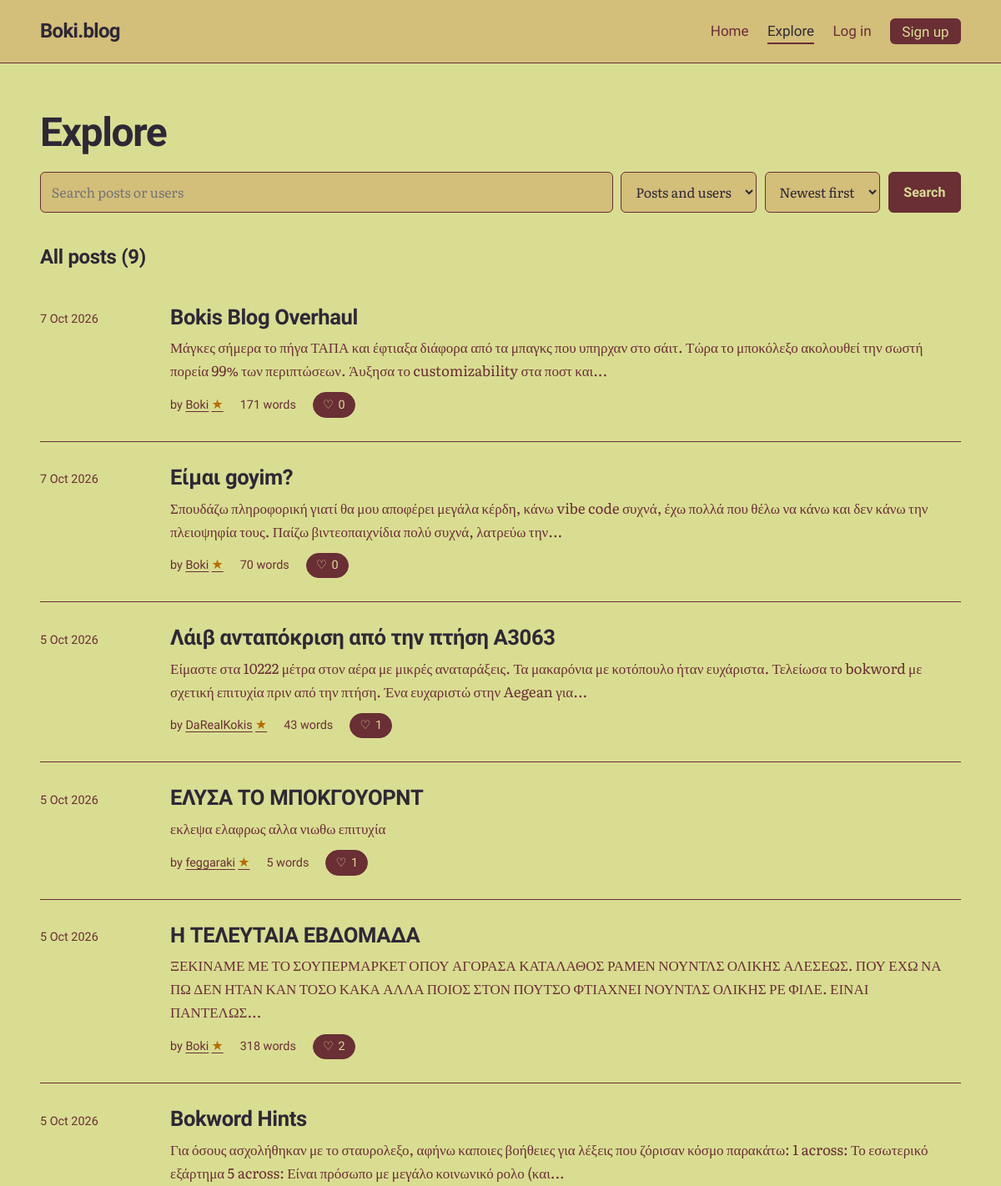
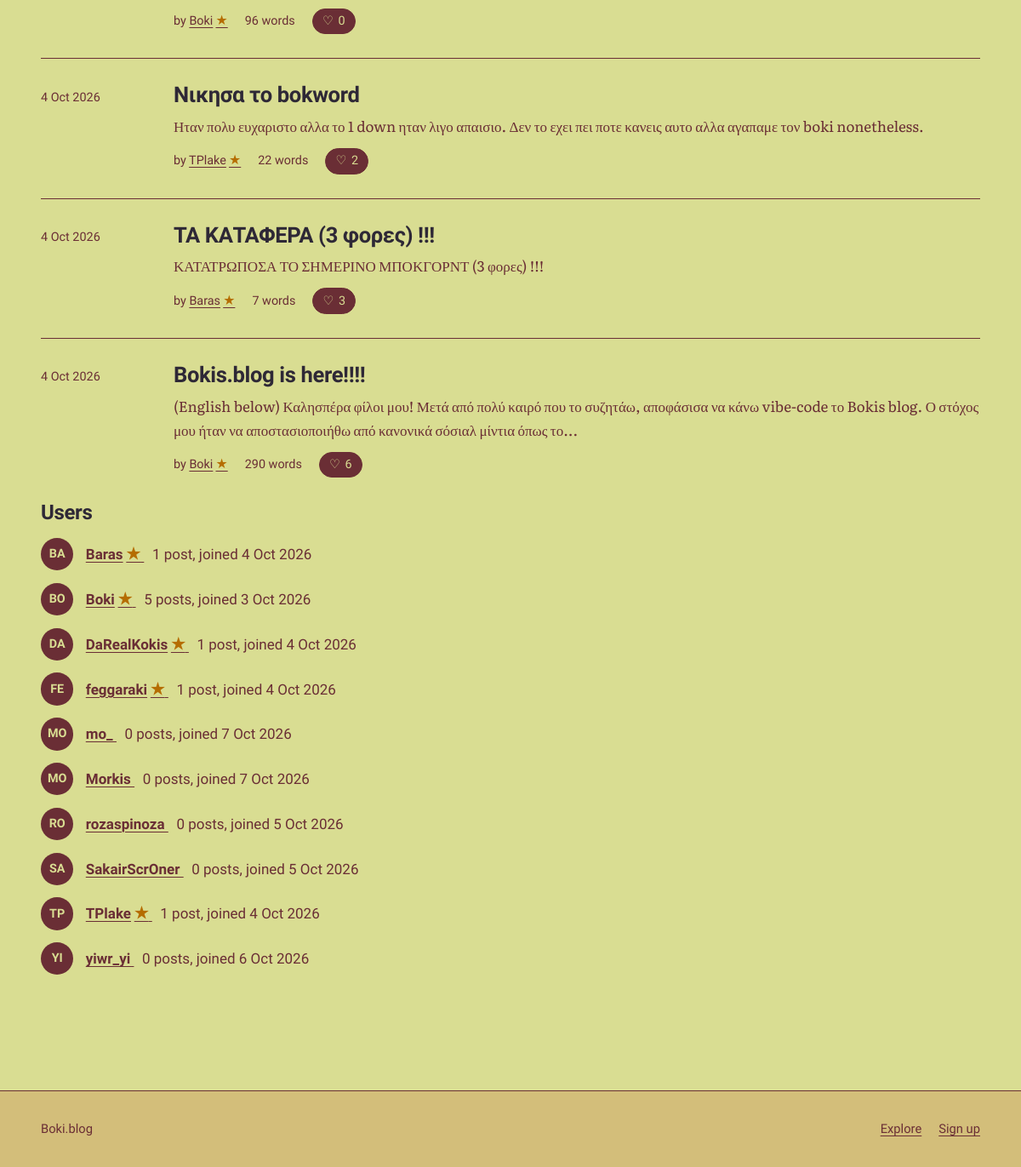
Before: /explore with the older database file (2 pictures, top to bottom).
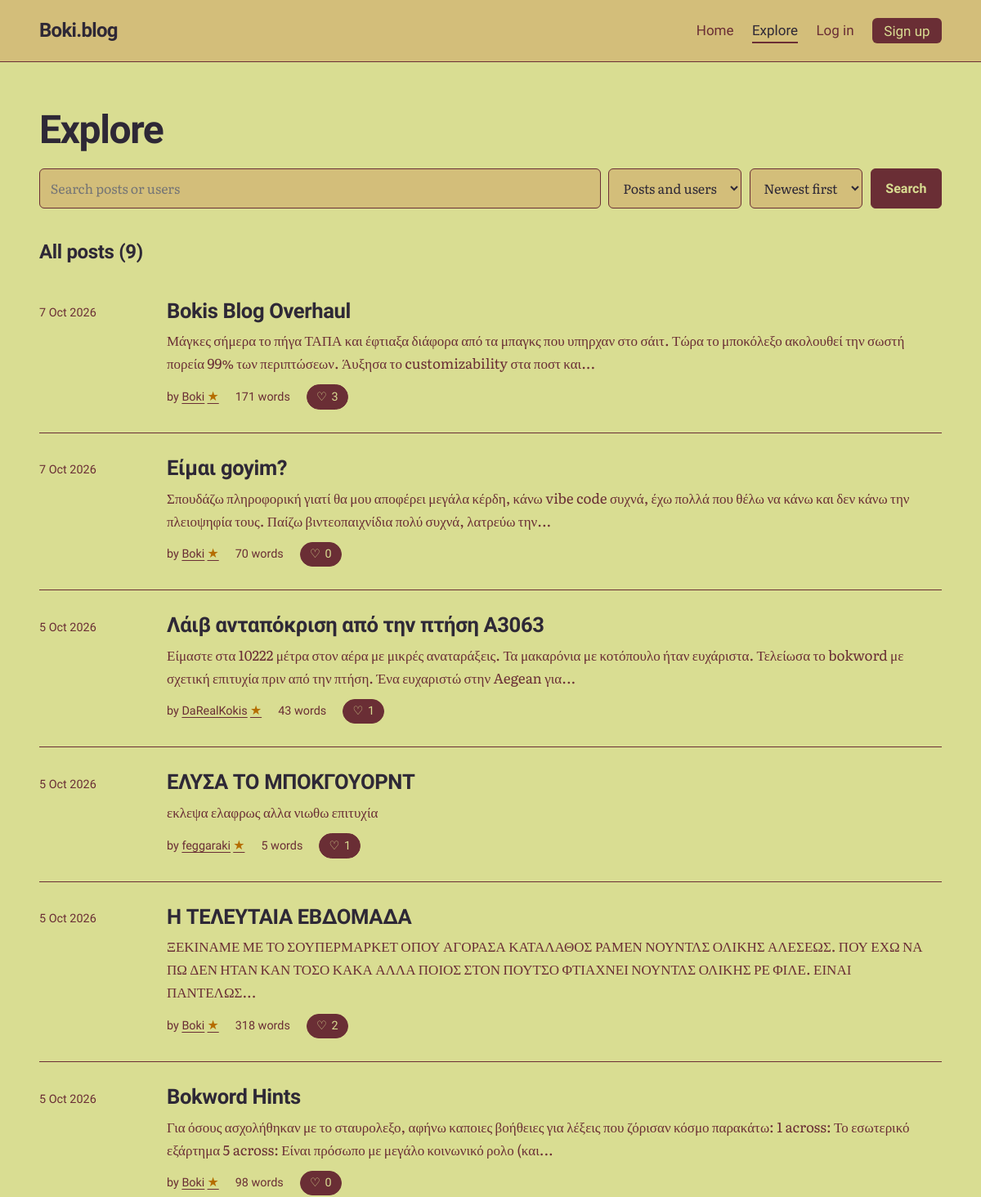
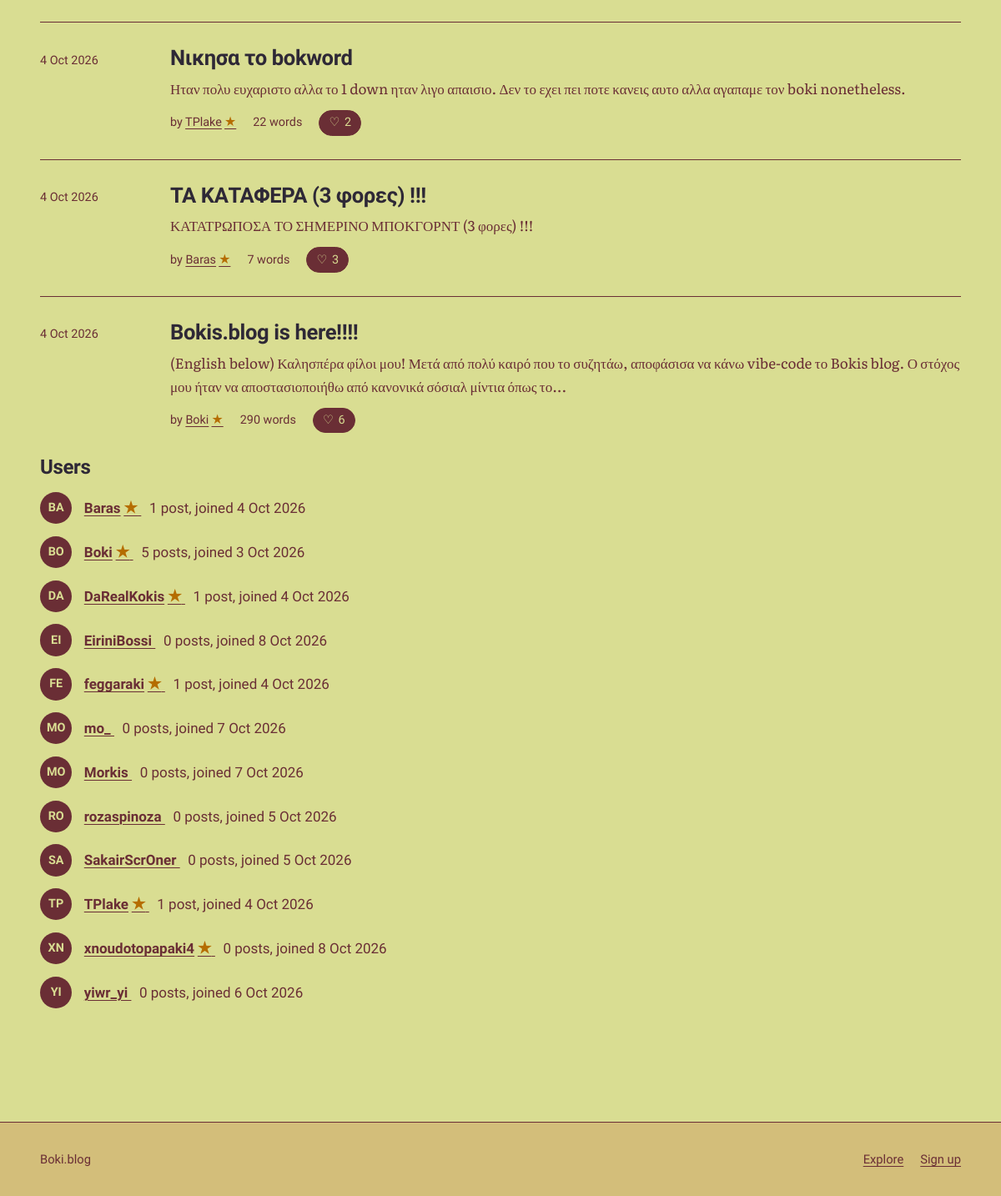
After: the same page with the newer database file (2 pictures, top to bottom).
### tables this page shows
CREATE TABLE posts (
    id         INTEGER PRIMARY KEY,
    user_id    INTEGER NOT NULL REFERENCES users(id) ON DELETE CASCADE,
    title      TEXT NOT NULL,
    body       TEXT NOT NULL,
    created_at TEXT NOT NULL DEFAULT (datetime('now')),
    updated_at TEXT,
    image      TEXT,
    text_color TEXT NOT NULL DEFAULT '#2E2836',
    title_color TEXT NOT NULL DEFAULT '#2E2836',
    background_color TEXT NOT NULL DEFAULT '#D9DD92'
, accent_color TEXT NOT NULL DEFAULT '#6A2E35', surface_color TEXT NOT NULL DEFAULT '#D3BE7A', button_text_color TEXT NOT NULL DEFAULT '#D9DD92');

CREATE TABLE users (
    id            INTEGER PRIMARY KEY,
    username      TEXT NOT NULL UNIQUE COLLATE NOCASE,
    password_hash TEXT NOT NULL,
    is_admin      INTEGER NOT NULL DEFAULT 0,
    created_at    TEXT NOT NULL DEFAULT (datetime('now')),
    bio           TEXT NOT NULL DEFAULT '',
    avatar        TEXT,
    profile_bg    TEXT NOT NULL DEFAULT '#D9DD92',
    profile_text  TEXT NOT NULL DEFAULT '#2E2836'
, avatar_position_x INTEGER NOT NULL DEFAULT 50, avatar_position_y INTEGER NOT NULL DEFAULT 50, bokword_victories INTEGER NOT NULL DEFAULT 0, boknections_victories INTEGER NOT NULL DEFAULT 0);

### app.py (the view)
@app.get("/explore")
def explore():
    q = request.args.get("q", "").strip()[:100]
    kind = request.args.get("type", "all")
    sort = request.args.get("sort", "new")
    if kind not in ("all", "posts", "users"):
        kind = "all"
    if sort not in SORTS:
        sort = "new"
    page = request.args.get("page", 1, type=int)
    users, posts, total, pages = [], [], 0, 1
    if q:
        pattern = like_pattern(q)
        if kind in ("all", "users"):
            users = db().execute(
                """SELECT u.username, u.created_at,
                          EXISTS(
                            SELECT 1 FROM crossword_completions c
                            JOIN crossword_state s ON s.id = 1
                            WHERE c.user_id = u.id AND c.puzzle_version = s.version
                          ) AS crossword_star,
                          (SELECT COUNT(*) FROM posts WHERE user_id = u.id) AS post_count
                   FROM users u WHERE u.username LIKE ? ESCAPE '\\'
                   ORDER BY u.username LIMIT 20""", (pattern,)).fetchall()
        if kind in ("all", "posts"):
            posts, total, page, pages = fetch_posts(
                "(p.title LIKE ? ESCAPE '\\' OR p.body LIKE ? ESCAPE '\\' "
                "OR u.username LIKE ? ESCAPE '\\')",
                (pattern, pattern, pattern), sort, page)
    else:
        if kind in ("all", "users"):
            users = db().execute(
                """SELECT u.username, u.created_at,
                          EXISTS(
                            SELECT 1 FROM crossword_completions c
                            JOIN crossword_state s ON s.id = 1
                            WHERE c.user_id = u.id AND c.puzzle_version = s.version
                          ) AS crossword_star,
                          (SELECT COUNT(*) FROM posts WHERE user_id = u.id) AS post_count
                   FROM users u
                   ORDER BY u.username LIMIT 20""").fetchall()
        if kind in ("all", "posts"):
            posts, total, page, pages = fetch_posts(sort=sort, page=page)
    return render_template("explore.html", q=q, kind=kind, sort=sort, users=users,
                           posts=posts, total=total, page=page, pages=pages)

### app.py (called while the page is built, shortened)
def db():
    if "db" not in g:
        g.db = sqlite3.connect(DB_PATH)
        g.db.row_factory = sqlite3.Row
        g.db.execute("PRAGMA foreign_keys = ON")
    return g.db

def get_setting(key):
    row = db().execute("SELECT value FROM settings WHERE key = ?", (key,)).fetchone()
    return row["value"] if row else None

def viewer_id():
    return g.user["id"] if g.user else -1

def boknections_enabled():
    return get_setting("boknections_enabled") == "1"

def flower_usernames():
    if "flower_users" not in g:
        g.flower_users = set()
        if boknections_enabled():
            rows = db().execute(
                "SELECT u.username FROM boknections_progress p "
                "JOIN boknections_state s ON s.id = 1 AND s.version = p.puzzle_version "
                "JOIN users u ON u.id = p.user_id WHERE p.solved = 1").fetchall()
            g.flower_users = {row["username"] for row in rows}
    return g.flower_users

def fetch_posts(where="1 = 1", params=(), sort="new", page=1):
    total = db().execute(
        f"SELECT COUNT(*) {POST_FROM} WHERE {where}", params).fetchone()[0]
    pages = max(1, -(-total // PER_PAGE))
    page = min(max(page, 1), pages)
    rows = db().execute(
        f"SELECT {POST_COLS} {POST_FROM} WHERE {where} "
        f"ORDER BY {SORTS[sort]} LIMIT ? OFFSET ?",
        (viewer_id(), *params, PER_PAGE, (page - 1) * PER_PAGE)).fetchall()
    return rows, total, page, pages

@app.before_request
def load_user_and_check_csrf():
    g.user = None
    user_id = session.get("user_id")
    if "csrf" not in session:
        session["csrf"] = secrets.token_urlsafe(32)
    if request.method == "POST":
        sent = request.form.get("csrf_token", "")
        if not secrets.compare_digest(sent.encode(), session["csrf"].encode()):
            abort(400, "Your session expired. Go back, reload the page and try again.")

@app.after_request
def security_headers(resp):
    resp.headers["Content-Security-Policy"] = (
        "default-src 'self'; style-src 'self' 'unsafe-inline' https://fonts.googleapis.com; "
        "font-src https://fonts.gstatic.com; img-src 'self' data:; "
        "form-action 'self'; frame-ancestors 'none'; base-uri 'self'")
    resp.headers["X-Content-Type-Options"] = "nosniff"
    resp.headers["Referrer-Policy"] = "same-origin"
    return resp

@app.context_processor
def inject_site():
    return {"site_name": app.config["SITE_NAME"]}

def parse_ts(value):
    return datetime.strptime(value, "%Y-%m-%d %H:%M:%S")

### templates/explore.html (shortened to what this page needs)
{% extends "base.html" %}
{% from "_macros.html" import post_row, pager with context %}
{% from "_macros.html" import user_name %}
{% block content %}
<div class="wrap page">
  <h1 class="page-title">Explore</h1>
  <form class="search" method="get" action="{{ url_for('explore') }}" role="search">
    <input id="q" name="q" type="search" value="{{ q }}" placeholder="Search posts or users" maxlength="100" autocomplete="off">
    <select id="type" name="type">
      <option value="all" {% if kind == 'all' %}selected{% endif %}>Posts and users</option>
    </select>
    <select id="sort" name="sort">
      <option value="new" {% if sort == 'new' %}selected{% endif %}>Newest first</option>
    </select>
    <button class="button" type="submit">Search</button>
  </form>
  {% set next = request.full_path.rstrip('?') %}
  {% if q %}
    {% if kind in ('all', 'posts') %}
      <section aria-labelledby="posts-title">
        <h2 class="section-title" id="posts-title">Posts ({{ total }})</h2>
        {% if posts %}
          <ol class="post-list">{% for p in posts %}{{ post_row(p, next) }}{% endfor %}</ol>
          {{ pager('explore', page, pages, {'q': q, 'type': kind, 'sort': sort}) }}
        {% else %}
          <p class="empty">No posts match &ldquo;{{ q }}&rdquo;. Try fewer or different words.</p>
        {% endif %}
      </section>
    {% endif %}
    {% if kind in ('all', 'users') %}
      <section aria-labelledby="users-title">
        <h2 class="section-title" id="users-title">Users</h2>
        {% if users %}
          <ul class="user-list">
            {% for u in users %}
              <li>
                <span class="avatar small" aria-hidden="true">{{ u.username[:2]|upper }}</span>
                <div>
                  <a href="{{ url_for('profile', username=u.username) }}">{{ user_name(u.username, u.crossword_star) }}</a>
                  <span class="muted">{{ u.post_count }} {{ 'post' if u.post_count == 1 else 'posts' }}, joined {{ u.created_at|date }}</span>
                </div>
              </li>
            {% endfor %}
          </ul>
        {% else %}
          <p class="empty">No users match &ldquo;{{ q }}&rdquo;.</p>
        {% endif %}
      </section>
    {% endif %}
  {% else %}
    {% if kind in ('all', 'posts') %}
      <section aria-labelledby="all-title">
        <h2 class="section-title" id="all-title">All posts ({{ total }})</h2>
        {% if posts %}
          <ol class="post-list">{% for p in posts %}{{ post_row(p, next) }}{% endfor %}</ol>
        {% else %}
          <p class="empty">Nothing has been published yet.</p>
        {% endif %}
      </section>
    {% endif %}
    {% if kind in ('all', 'users') %}
      <section aria-labelledby="users-title">
        <h2 class="section-title" id="users-title">Users</h2>
        {% if users %}
          <ul class="user-list">
            {% for u in users %}
              <li>
                <span class="avatar small" aria-hidden="true">{{ u.username[:2]|upper }}</span>
                <div>
                  <a href="{{ url_for('profile', username=u.username) }}">{{ user_name(u.username, u.crossword_star) }}</a>
                  <span class="muted">{{ u.post_count }} {{ 'post' if u.post_count == 1 else 'posts' }}, joined {{ u.created_at|date }}</span>
                </div>
              </li>
            {% endfor %}
          </ul>
        {% else %}
          <p class="empty">No users have joined yet.</p>
        {% endif %}
      </section>
    {% endif %}
  {% endif %}
</div>
{% endblock %}

### templates/base.html (shortened to what this page needs)
<!DOCTYPE html>
{% from "_macros.html" import user_name %}
<html lang="en">
<head>
  <link rel="stylesheet" href="{{ url_for('static', filename='style.css', v='35') }}">
</head>
<body>
  <header class="site-header">
    <div class="wrap">
      <a class="site-title" href="{{ url_for('home') }}">{{ site_name }}</a>
      <nav class="site-nav" aria-label="Main">
        <ul>
          <li><a href="{{ url_for('home') }}" {% if request.endpoint == 'home' %}aria-current="page"{% endif %}>Home</a></li>
          <li><a href="{{ url_for('explore') }}" {% if request.endpoint == 'explore' %}aria-current="page"{% endif %}>Explore</a></li>
          {% if g.user %}
            <li><a href="{{ url_for('new_post') }}" {% if request.endpoint == 'new_post' %}aria-current="page"{% endif %}>Write</a></li>
            <li><a href="{{ url_for('profile', username=g.user.username) }}" {% if request.endpoint == 'profile' and (request.view_args or {}).get('username') == g.user.username %}aria-current="page"{% endif %}>{{ user_name(g.user.username, g.user.crossword_star) }}</a></li>
            <li><a href="{{ url_for('account_settings') }}" {% if request.endpoint == 'account_settings' %}aria-current="page"{% endif %}>Settings</a></li>
            {% if g.user.is_admin %}
              <li><a href="{{ url_for('admin') }}" {% if request.endpoint == 'admin' %}aria-current="page"{% endif %}>Admin</a></li>
            {% endif %}
            <li>
              <form method="post" action="{{ url_for('logout') }}" class="inline-form">
                <input type="hidden" name="csrf_token" value="{{ csrf_token() }}">
                <button type="submit" class="link-button">Log out</button>
              </form>
            </li>
          {% else %}
            <li><a href="{{ url_for('login') }}" {% if request.endpoint == 'login' %}aria-current="page"{% endif %}>Log in</a></li>
            <li><a class="nav-cta" href="{{ url_for('signup') }}">Sign up</a></li>
          {% endif %}
        </ul>
      </nav>
    </div>
  </header>
  <main id="main" style="{% block page_theme %}{% endblock %}">
    {% block content %}{% endblock %}
  </main>
  <footer class="site-footer">
    <div class="wrap">
      <p>{{ site_name }}</p>
      <ul>
        <li><a href="{{ url_for('explore') }}">Explore</a></li>
        {% if not g.user %}<li><a href="{{ url_for('signup') }}">Sign up</a></li>{% endif %}
      </ul>
    </div>
  </footer>
</body>
</html>

### templates/_macros.html (shortened to what this page needs)
{% macro like_button(post, next) %}
  {% if g.user %}
    <form class="inline-form" method="post" action="{{ url_for('toggle_like', post_id=post.id) }}">
      <input type="hidden" name="csrf_token" value="{{ csrf_token() }}">
      <input type="hidden" name="next" value="{{ next }}">
      <button class="like {% if post.liked %}is-liked{% endif %}" type="submit" aria-pressed="{{ 'true' if post.liked else 'false' }}">
        <span aria-hidden="true">{{ '♥' if post.liked else '♡' }}</span>
        {{ post.like_count }}
        <span class="sr">{{ 'like' if post.like_count == 1 else 'likes' }}, {{ 'unlike' if post.liked else 'like this post' }}</span>
      </button>
    </form>
  {% else %}
    <a class="like" href="{{ url_for('login', next=next) }}">
      <span aria-hidden="true">♡</span> {{ post.like_count }}
    </a>
  {% endif %}
{% endmacro %}
{% macro user_name(username, crossword_star=false) %}
  {{ username }}{% if crossword_star %}<span class="achievement-star" role="img" aria-label="Solved the current Weekly Bokword" title="Solved the current Weekly Bokword">★</span>{% endif %}
{% endmacro %}
{% macro post_row(post, next) %}
  <li class="post-item">
    <time datetime="{{ post.created_at|iso }}">{{ post.created_at|date }}</time>
    <div>
      <h3><a href="{{ url_for('post', post_id=post.id) }}">{{ post.title }}</a></h3>
      <p>{{ post.body|excerpt }}</p>
      <ul class="meta">
        <li>by <a href="{{ url_for('profile', username=post.username) }}">{{ user_name(post.username, post.crossword_star) }}</a></li>
        <li>{{ post.body|wordcount }} {{ 'word' if (post.body|wordcount) == 1 else 'words' }}</li>
        <li>{{ like_button(post, next) }}</li>
      </ul>
    </div>
  </li>
{% endmacro %}

Changed rows visible on the page:
computed for posts "Bokis Blog Overhaul": like_count "0" → "3"
changed posts "Bokword Hints": body "96" → "98"
added users: username "EI", username "EiriniBossi", post_count "0", post_count "posts", created_at "8 Oct 2026"
added users: username "XN", username "xnoudotopapaki4", post_count "0", post_count "posts", created_at "8 Oct 2026"
